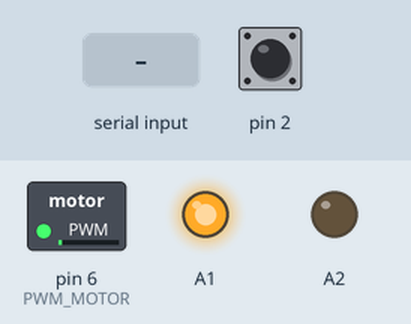
This sketch was run on a simulated Arduino Uno, built with avr-gcc and run on an emulated ATmega328P. Shown: switched loads named in the sketch (green lamp = pin HIGH), output pins drawn as LEDs (lit = HIGH). The inputs (shaded band) are chosen by the test bench; at power-on: pin 2 HIGH. What the sketch prints to the serial monitor is not drawn.

Above: at 1.2 s.
1.3 s: "90,45\n" received over Serial
At 2.8 s:
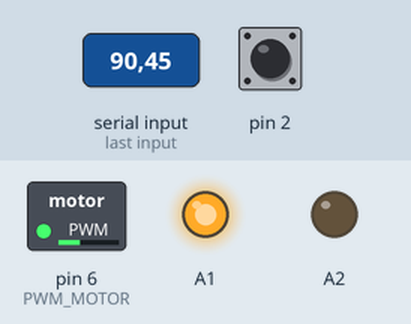
3.8 s: "0\n" received over Serial
At 5.7 s:
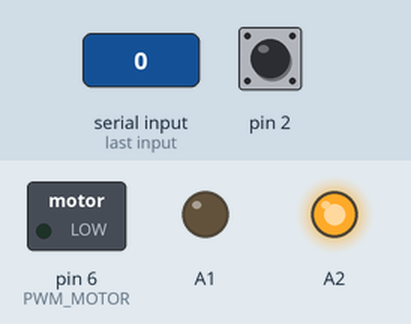
6.3 s: "200\n" received over Serial
At 7.7 s:
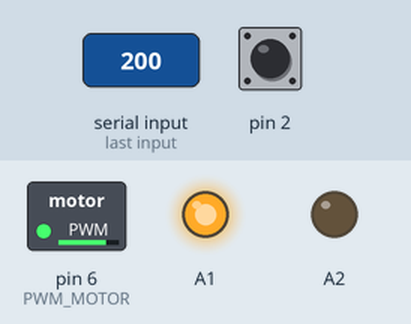
8.8 s: "1\n" received over Serial
At 10.7 s:
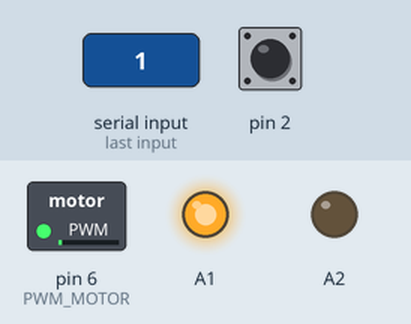
11.3 s: "90\n" received over Serial
At 12.7 s:
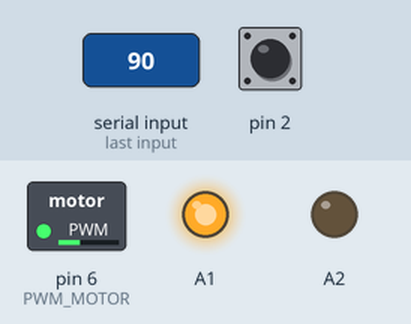
Timing chart, 0 to 14.3 s (numbered marks = the images above; inputs shaded):
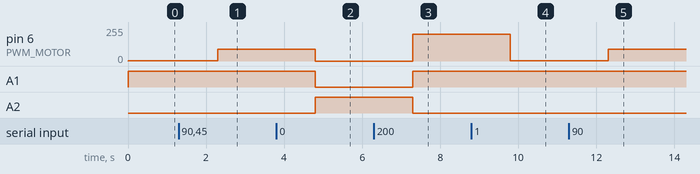

The sketch:

Ex1.ino
```cpp
#define PWM_MOTOR 6

bool previous_read;
int count=0;
int Speed_INPUT=1;
String inString = "";

void setup()
{
  pinMode(2,INPUT_PULLUP);
  pinMode(A1,OUTPUT);
  pinMode(A2,OUTPUT);
  pinMode(6,OUTPUT);
  Serial.begin(9600);
  Serial.println("Started Encoder");

}

void loop()
{
  setSpeed(Speed_INPUT);
  if(Serial.available()>0)
  {
    inString=Serial.readString();
    Speed_INPUT=inString.toInt();
    setSpeed(Speed_INPUT);
  }
  bool current_read = digitalRead(2);
  if((previous_read==0)&&(current_read==1))
  {
    count++;
    Serial.println(count);
  }
  previous_read=current_read;
}

void setSpeed(int a)
{
  if(a<=0)
  {
    digitalWrite(A1,LOW);
    digitalWrite(A2,HIGH);
  }
  else
  {
    digitalWrite(A1,HIGH);
    digitalWrite(A2,LOW);
  }
  analogWrite(PWM_MOTOR,ab(a));
}

int ab(int t)
{
  if(t<0)
    return t*-1;
  else
    return t;
}
```

Measured:
- after the input at 1.3 s, pin 6 (PWM_MOTOR): 1/255 → 90/255 after 1.0 s
- after the input at 3.8 s, pin 6 (PWM_MOTOR): 90/255 → 0/255 after 1.0 s; A1: HIGH → LOW after 1.0 s; A2: LOW → HIGH after 1.0 s
- after the input at 6.3 s, pin 6 (PWM_MOTOR): 0/255 → 200/255 after 1.0 s; A1: LOW → HIGH after 1.0 s; A2: HIGH → LOW after 1.0 s
- after the input at 8.8 s, pin 6 (PWM_MOTOR): 200/255 → 1/255 after 1.0 s
- after the input at 11.3 s, pin 6 (PWM_MOTOR): 1/255 → 90/255 after 1.0 s
